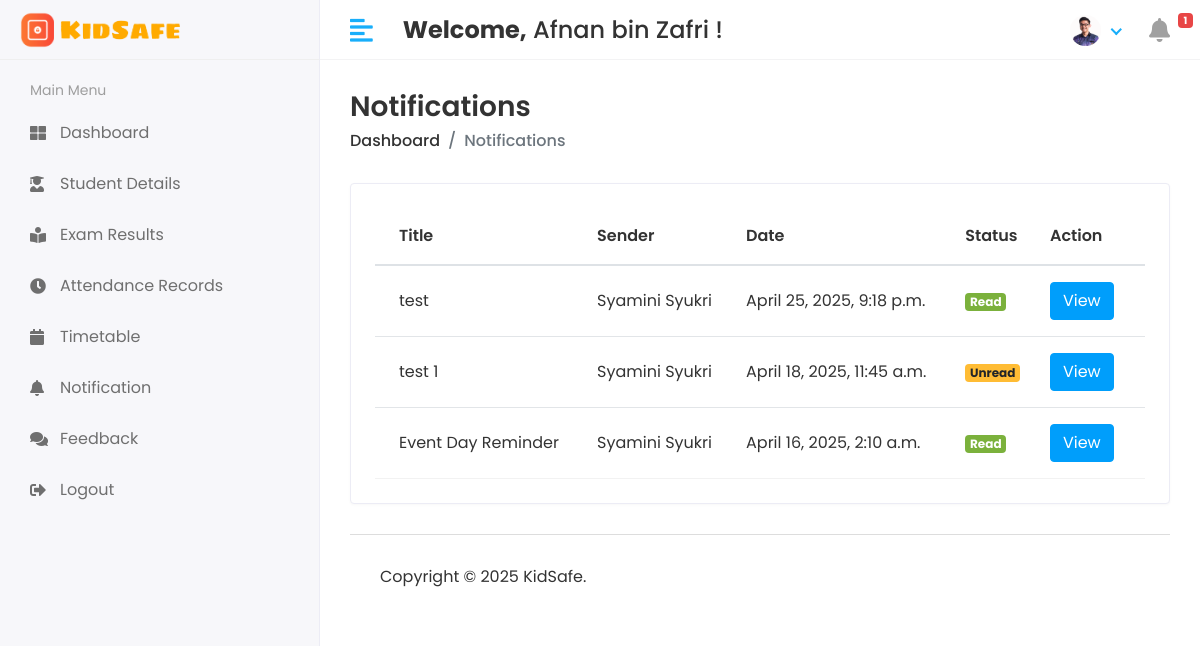
Page /teacher/notifications/ (signed in) on the earlier database version.
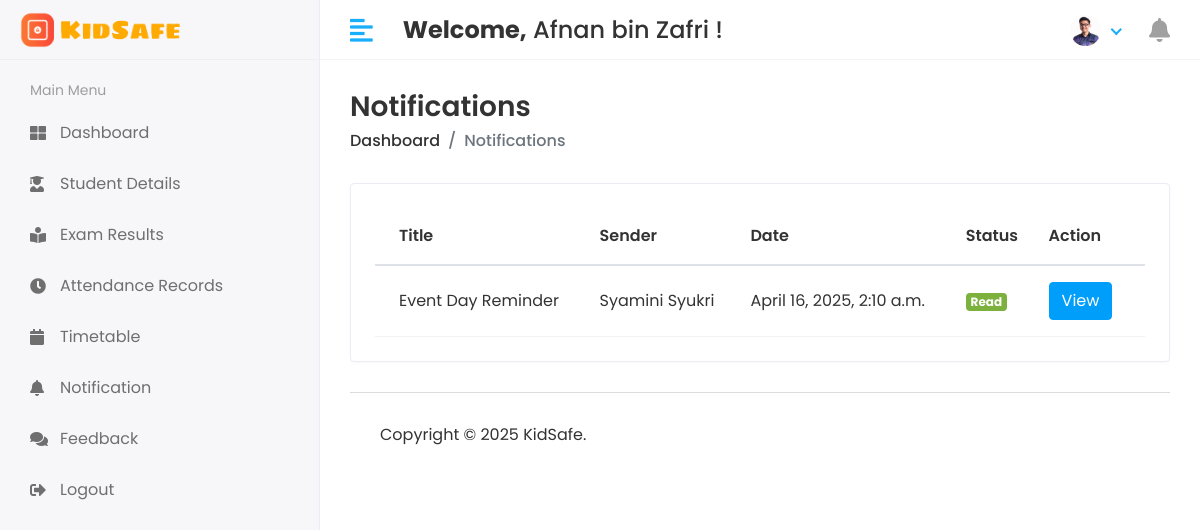
Same page on the later database version.
### kidsafe_app/models.py (models this page shows, shortened)
class TeacherNotification(models.Model):
    title = models.CharField(max_length=255)
    description = models.TextField()
    file = models.FileField(upload_to='media/notifications/teacher/', blank=True, null=True)
    teacher = models.ForeignKey(Teacher, on_delete=models.CASCADE)
    sender = models.ForeignKey(CustomUser , on_delete=models.CASCADE, blank=True, null=True)  # Reference to the admin user
    created_at = models.DateTimeField(auto_now_add=True)
    read = models.BooleanField(default=False)  # Field to track read status

class CustomUser(AbstractUser):
    USER = (
        (1, 'Administrator'),
        (2, 'Teacher'),
        (3, 'Student'),
        (4, 'Canteen'),
    )
    user_type = models.CharField(choices=USER, max_length=50, default=1)
    profile_pic = models.ImageField(upload_to='media/profile_pic')

### kidsafe_project/teacher_views.py (the view)
# urls.py: path('teacher/notifications/', teacher_views.view_teacher_notifications, name='view_teacher_notifications'),
@login_required(login_url='/')
def view_teacher_notifications(request):
    teacher = Teacher.objects.get(admin=request.user)  # Get the logged-in teacher
    notifications = TeacherNotification.objects.filter(teacher=teacher).order_by('-created_at')
    unread_count = TeacherNotification.objects.filter(teacher=teacher, read=False).count()
    context = {
        'notifications': notifications,
        'unread_count': unread_count,  # Pass the unread count to the template
    }
    return render(request, 'teacher/view_teacher_notifications.html', context)

### kidsafe_app/context_processors.py (called while the page is built)
def notification_count(request):
    if not request.user.is_authenticated:
        return {'unread_count': 0}
    unread_count = 0
    if request.user.user_type == '2':  # Teacher
        unread_count = TeacherNotification.objects.filter(
            teacher__admin=request.user,
            read=False
        ).count()
    elif request.user.user_type == '3':  # Student
        unread_count = StudentNotification.objects.filter(
            student__admin=request.user,
            read=False
        ).count()
    elif request.user.user_type == '4':  # Canteen
        unread_count = CanteenNotification.objects.filter(
            canteen__admin=request.user,
            read=False
        ).count()
    return {'unread_count': unread_count}

### templates/teacher/view_teacher_notifications.html (shortened to what this page needs)
{% extends 'base.html' %}
{% block content %}
<div class="page-header">
    <div class="row align-items-center">
        <div class="col">
            <h3 class="page-title">Notifications</h3>
            <ul class="breadcrumb">
                <li class="breadcrumb-item"><a href="{% url 'teacher_home' %}">Dashboard</a></li>
                <li class="breadcrumb-item active">Notifications</li>
            </ul>
        </div>
    </div>
</div>
<div class="row">
    <div class="col-sm-12">
        <div class="card card-table">
            <div class="card-body">
                <div class="table-responsive">
                    <table class="table table-hover table-center mb-0">
                        <thead>
                            <tr>
                                <th>Title</th>
                                <th>Sender</th>
                                <th>Date</th>
                                <th>Status</th>
                                <th>Action</th>
                            </tr>
                        </thead>
                        <tbody>
                            {% for notification in notifications %}
                            <tr>
                                <td>{{ notification.title }}</td>
                                <td>{{ notification.sender.first_name }} {{ notification.sender.last_name }}</td>
                                <td>{{ notification.created_at }}</td>
                                <td>
                                    {% if notification.read %}
                                    <span class="badge badge-success">Read</span>
                                    {% else %}
                                    <span class="badge badge-warning">Unread</span>
                                    {% endif %}
                                </td>
                                <td>
                                    <button class="btn btn-info" data-toggle="modal"
                                        data-target="#notificationModal{{ notification.id }}">View</button>
                                </td>
                            </tr>
                            {% empty %}
                            <tr>
                                <td colspan="5">No notifications found.</td>
                            </tr>
                            {% endfor %}
                        </tbody>
                    </table>
                </div>
            </div>
        </div>
    </div>
</div>
{% endblock %}

### templates/includes/header.html (shortened to what this page needs)
{% load static %}
<div class="header">
    <div class="header-left">
        {% if user.user_type == '1' %}
        <a href="{% url 'admin_home' %}" class="logo">
            <img src="{% static 'assets/img/logo4.png' %}" alt="Logo">
        </a>
        <a href="{% url 'admin_home' %}" class="logo logo-small">
            <img src="{% static 'assets/img/logo3.png' %}" alt="Logo" width="30" height="30">
        </a>
        {% elif user.user_type == '2' %}
        <a href="{% url 'teacher_home' %}" class="logo">
            <img src="{% static 'assets/img/logo4.png' %}" alt="Logo">
        </a>
        {% endif %}
    </div>
    <a href="javascript:void(0);" id="toggle_btn">
        <i class="fas fa-align-left"></i>
    </a>
    <div class="top-nav-search mt-3">
        <h4><strong>Welcome,</strong>&nbsp;<span>{{user.first_name}} {{user.last_name}}</span>&nbsp;!</h4>
    </div>
    <ul class="nav user-menu">
        <li class="nav-item dropdown has-arrow">
            <a href="#" class="dropdown-toggle nav-link" data-toggle="dropdown">
                {% if user.profile_pic == "" %}
                <span class="user-img"><img class="rounded-circle" src="{% static 'assets/img/noimg.png' %}" width="31"
                        height="31" alt=""></span>
                {% else %}
                <span class="user-img"><img class="rounded-circle" src="/{{user.profile_pic}}" width="31" height="31"
                        alt=""></span>
                {% endif %}
            </a>
        </li>
        <li class="nav-item">
            {% if user.user_type == '2' %}
            <a href="{% url 'view_teacher_notifications' %}" class="nav-link">
                <i class="fas fa-bell"></i>
                {% if unread_count > 0 %}
                <span class="badge badge-danger">{{ unread_count }}</span>
                {% endif %}
            </a>
            {% endif %}
        </li>
    </ul>
</div>

Differences in the rows shown:
removed TeacherNotification: title "test", sender.first_name "Syamini", sender.last_name "Syukri", created_at "April 25, 2025, 9:18 p.m.", read "Read"
removed TeacherNotification: title "test 1", sender.first_name "Syamini", sender.last_name "Syukri", created_at "April 18, 2025, 11:45 a.m.", read "Unread"
Other differences:
{{ unread_count }}: "1" → (not shown)
